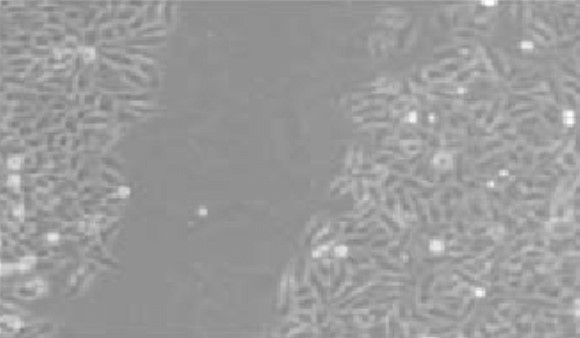
#> input picture ImageProcessing/Images/Wounds/wound1.jpg, 580 x 338 px; its folder holds only this picture in this run
$ python 09_WoundHeal.py
#> lines starting #> are read from the running program, lines starting #| are printed output that depends on the picture; after the words box and inside, x2 and y2 are one past the last pixel; in counts of white or black regions, pixels touching at a corner belong together
# reading multiple images for the same wound at different times
# calculating the healing rate and other stats
from skimage import io
from matplotlib import pyplot as plt
import numpy as np
from skimage.filters.rank import entropy
from skimage.morphology import disk
from skimage.filters import threshold_otsu
import glob
from scipy.stats import linregress

time = 0
time_list = []
area_list = []
path = "ImageProcessing/Images/Wounds/*"

for img_file in glob.glob(path):
    img = io.imread(img_file,as_gray=True)
#> img is the input picture: shape (338, 580) float64; min 0.475, max 1, mean 0.607
    entropy_img = entropy(img,disk(40))
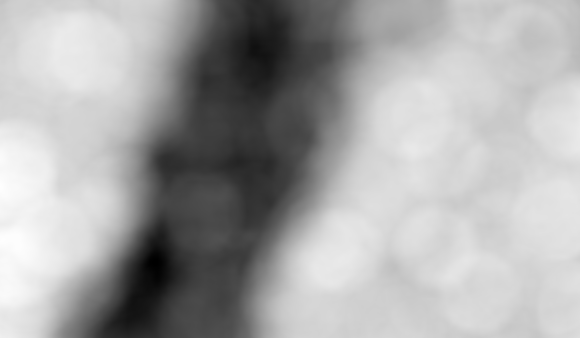
#> entropy_img: shape (338, 580) float64; min 1.63, max 6.15, mean 4.59; drawn with min black and max white
    thresh = threshold_otsu(entropy_img) # auto thresholding method
#> thresh = 4.11
    binary = entropy_img <= thresh
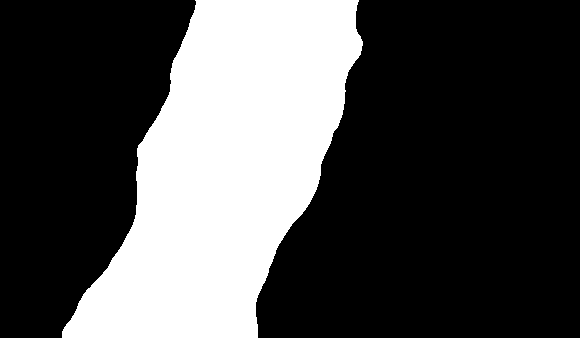
#> binary: shape (338, 580) bool; 30.3% white; 1 white region, box (x1, y1, x2, y2) and area: (62, 0, 363, 338) 59448
    scratch_area = np.sum(binary == True)
#> scratch_area = 59448
    print(time, scratch_area)
#| 0 59448
    time_list.append(time)
    area_list.append(scratch_area)
    time += 1
print(time_list, area_list)
#| [0] [59448]
plt.plot(time_list, area_list, 'ro')
print(linregress(time_list, area_list))
#| LinregressResult(slope=nan, intercept=nan, rvalue=0.0, pvalue=nan, stderr=nan, intercept_stderr=nan)
plt.show()
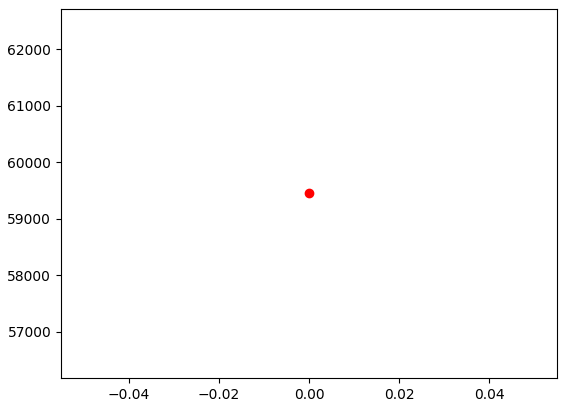
#> figure drawn by matplotlib, 1 panel

$ run again, on ImageProcessing/Images/Wounds/wound2.jpg
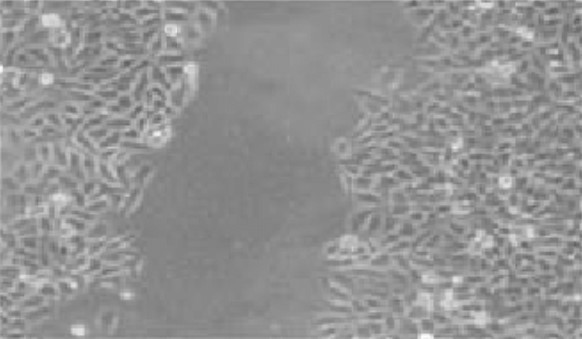
#> input picture ImageProcessing/Images/Wounds/wound2.jpg, 582 x 339 px
#> img is the input picture: shape (339, 582) float64; min 0.361, max 1, mean 0.574
#> thresh = 4.93
#> `binary = entropy_img <= thresh`:
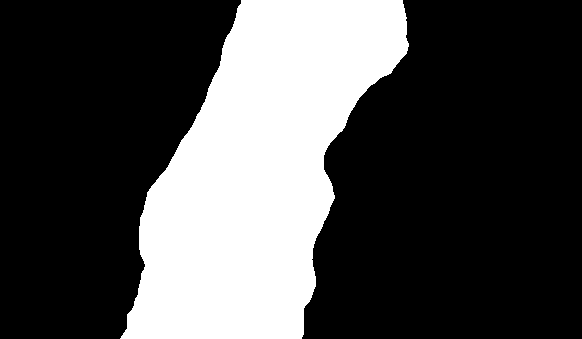
#> binary: shape (339, 582) bool; 29.4% white; 1 white region, box (x1, y1, x2, y2) and area: (120, 0, 409, 339) 57910
#> scratch_area = 57910
#| 0 57910
#| [0] [57910]
#| LinregressResult(slope=nan, intercept=nan, rvalue=0.0, pvalue=nan, stderr=nan, intercept_stderr=nan)
#> `plt.show()`:
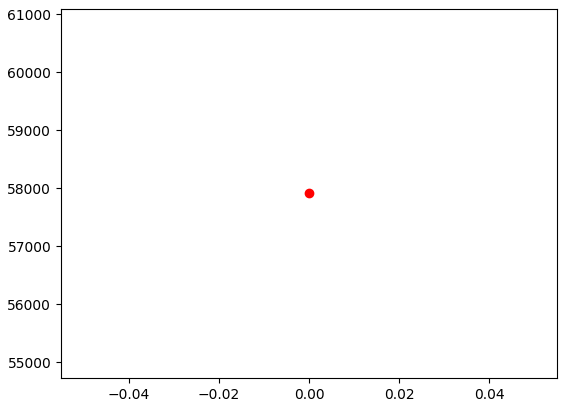
#> figure drawn by matplotlib, 1 panel

$ run again, on ImageProcessing/Images/Wounds/wound4.jpg
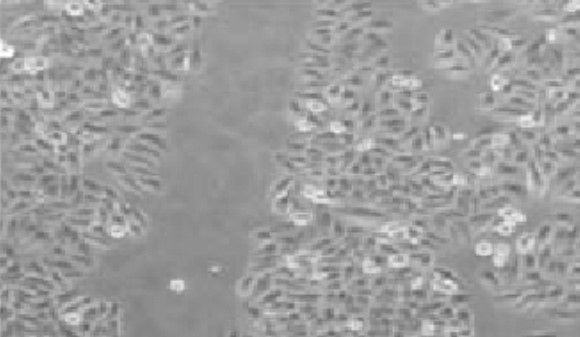
#> input picture ImageProcessing/Images/Wounds/wound4.jpg, 580 x 337 px
#> img is the input picture: shape (337, 580) float64; min 0.361, max 1, mean 0.614
#> thresh = 5.17
#> `binary = entropy_img <= thresh`:
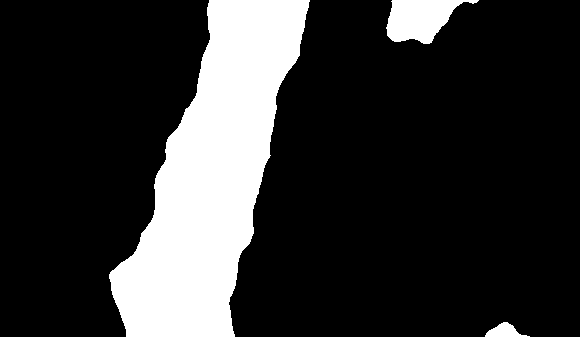
#> binary: shape (337, 580) bool; 19.1% white; 3 white regions, box (x1, y1, x2, y2) and area: (109, 0, 310, 337) 34576, (386, 0, 479, 44) 2436, (485, 322, 530, 337) 365
#> scratch_area = 37377
#| 0 37377
#| [0] [37377]
#| LinregressResult(slope=nan, intercept=nan, rvalue=0.0, pvalue=nan, stderr=nan, intercept_stderr=nan)
#> `plt.show()`:
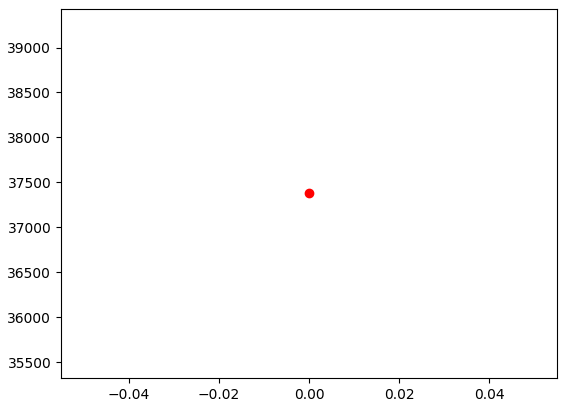
#> figure drawn by matplotlib, 1 panel
